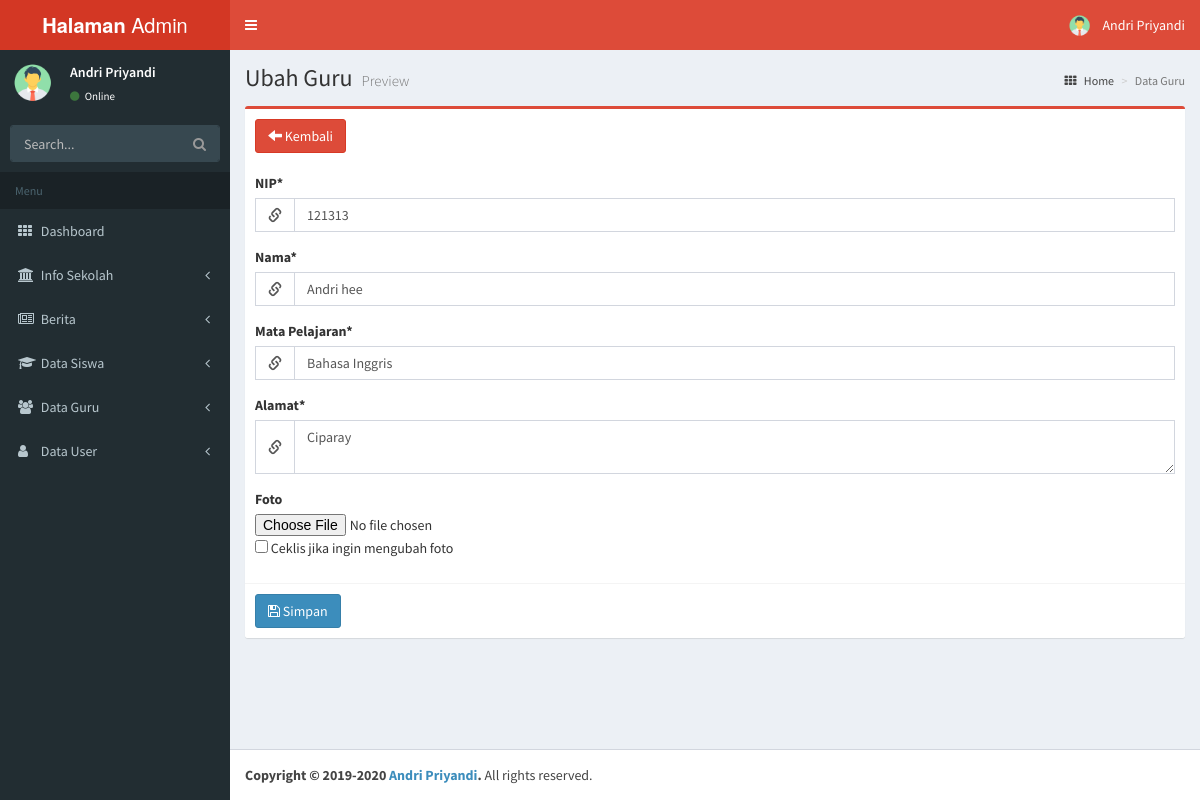
Page /dashboard/admin/fu_guru.php?id=1 (signed in) on the committed database.
### tables this page shows
CREATE TABLE `user` (
  `id` int(11) NOT NULL,
  `nama` varchar(100) NOT NULL,
  `username` varchar(100) NOT NULL,
  `password` varchar(100) NOT NULL,
  `level` varchar(100) NOT NULL,
  `foto` varchar(255) NOT NULL
);

CREATE TABLE `guru` (
  `id` int(11) NOT NULL,
  `nip` varchar(255) NOT NULL,
  `nama` varchar(255) NOT NULL,
  `mataPelajaran` varchar(255) NOT NULL,
  `alamat` varchar(255) NOT NULL,
  `foto` varchar(255) NOT NULL
);

### dashboard/admin/fu_guru.php (the view, shortened to what this page needs)
<?php include "_partials/meta.php"; ?>
<?php include "_partials/head.php"; ?>
<?php include "_partials/sidebar.php";?>
<?php
    include "../conf/koneksi.php";
    $id = $_GET['id'];
    $query = "SELECT * FROM guru WHERE id ='".$id."' ";
    $sql = mysqli_query($koneksi, $query);
    $data = mysqli_fetch_array($sql);
?>
    <div class="wrapper">
      <div class="content-wrapper">
        <section class="content-header">
          <h1>Ubah Guru <small>Preview</small></h1>
          <ol class="breadcrumb">
            <li><a href="index.php"><i class="fa fa-th"></i> Home</a></li>
            <li class="active">Data Guru</li>
          </ol>
        </section>
        <section class="content">
          <div class="row">
            <div class="col-md-12">
              <div class="box box-danger">
                <div class="box-header">
                  <h3 class="box-title"><a href="list_guru.php" class="btn btn-danger"><i class="glyphicon glyphicon-arrow-left"></i> Kembali</a></h3>
                </div>
                <form role="form" action="proses/pu_guru.php?id= <?php echo $data['id'] ?>" method="post" enctype="multipart/form-data">
                  <div class="box-body">
                    <div class="form-group">
                      <label>NIP*</label>
                      <div class="input-group">
                      <div class="input-group-addon">
                        <i class="glyphicon glyphicon-link"></i>
                      </div>
                      <input type="text" class="form-control" name="nip" value="<?php echo $data['nip']; ?>">
                    </div>
                    </div>
                    <div class="form-group">
                      <label>Nama*</label>
                      <div class="input-group">
                      <div class="input-group-addon">
                        <i class="glyphicon glyphicon-link"></i>
                      </div>
                      <input type="text" name="nama" class="form-control" value="<?php echo $data['nama']; ?>">
                    </div>
                    </div>
                    <div class="form-group">
                      <label>Mata Pelajaran*</label>
                      <div class="input-group">
                      <div class="input-group-addon">
                        <i class="glyphicon glyphicon-link"></i>
                      </div>
                      <input type="text" name="mataPelajaran" class="form-control" value="<?php echo $data['mataPelajaran']; ?>">
                    </div>
                    </div>
                    <div class="form-group">
                      <label>Alamat*</label>
                      <div class="input-group">
                      <div class="input-group-addon">
                        <i class="glyphicon glyphicon-link"></i>
                      </div>
                      <textarea class="form-control" name="alamat"><?php echo $data['alamat']; ?></textarea>
                    </div>
                    </div>
                    <div class="form-group">
                      <label>Foto</label>
                      <input type="file" name="foto">
                      <input type="checkbox" name="ubah_foto" value="true"> Ceklis jika ingin mengubah foto<br>
                    </div>
                  </div>
                  <div class="box-footer">
                    <button type="submit" class="btn btn-primary" value="simpan"><i class="fa fa-save"></i> Simpan</button>
                  </div>
                </form>
              </div>
            </div>
        </section>
      </div>
      <?php include "_partials/footer.php"; ?>
    </div>
  </body>
</html>

### dashboard/admin/_partials/head.php (shortened to what this page needs)
<header class="main-header">
  <a href="#" class="logo">
    <span class="logo-lg"><b>Halaman</b> Admin</span>
  </a>
  <nav class="navbar navbar-static-top" role="navigation">
    <a href="#" class="sidebar-toggle" data-toggle="offcanvas" role="button">
    </a>
    <div class="navbar-custom-menu">
      <ul class="nav navbar-nav">
        <li class="dropdown user user-menu">
          <a href="#" class="dropdown-toggle" data-toggle="dropdown">
            <img src="proses/images/<?= $data['foto']; ?>" class="user-image" alt="User Image"/>
            <span class="hidden-xs"><?php echo $data['nama']; ?></span>
          </a>
        </li>
      </ul>
    </div>
  </nav>
</header>

### dashboard/admin/_partials/sidebar.php (shortened to what this page needs)
<aside class="main-sidebar">
  <section class="sidebar">
    <div class="user-panel">
      <div class="pull-left image">
        <img src="proses/images/<?= $data['foto']; ?>" class="img-circle" alt="User Image" />
      </div>
      <div class="pull-left info">
        <p><?php echo $data['nama']; ?></p>
        <a href="#"><i class="fa fa-circle text-success"></i> Online</a>
      </div>
    </div>
          <form action="#" method="get" class="sidebar-form">
            <div class="input-group">
              <input type="text" name="q" class="form-control" placeholder="Search..."/>
              <span class="input-group-btn">
                <button type='submit' name='search' id='search-btn' class="btn btn-flat"><i class="fa fa-search"></i></button>
              </span>
            </div>
          </form>
    <ul class="sidebar-menu">
      <li class="header">Menu</li>
      <li class=" <?php if($page == 'Home'){ echo 'active'; } ?>">
        <a href="index.php">
          <i class="fa fa-th"></i> <span>Dashboard</span>
        </a>
      </li>
      <li class="<?php if($page == 'EditHome' || $page == 'EditSP' || $page == 'EditPS' || $page == 'EditAbout' || $page == 'Kontak' ){ echo 'active'; } ?>">
        <a href="#">
          <i class="fa fa-university"></i>
          <span>Info Sekolah</span>
          <i class="fa fa-angle-left pull-right"></i>
        </a>
      </li>
      <li class="<?php if($page == 'Berita' || $page == 'TampilanBerita' ){ echo 'active'; } ?>">
        <a href="#">
          <i class="fa fa-newspaper-o"></i> <span>Berita</span>
          <i class="fa fa-angle-left pull-right"></i>
        </a>
      </li>
      <li class=" <?php if($page == 'TambahSiswa' || $page == 'ListSiswa' ){ echo 'active'; } ?>">
        <a href="#">
          <i class="fa fa-mortar-board"></i>
          <span>Data Siswa</span>
          <i class="fa fa-angle-left pull-right"></i>
        </a>
      </li>
      <li class="<?php if($page == 'TambahGuru' || $page == 'ListGuru' ){ echo 'active'; } ?>">
        <a href="#">
          <i class="fa fa-group"></i> <span>Data Guru</span>
          <i class="fa fa-angle-left pull-right"></i>
        </a>
      </li>
      <li class="<?php if($page == 'TambahUser' || $page == 'ListUser' ){ echo 'active'; } ?>">
        <a href="#">
          <i class="fa fa-user"></i> <span>Data User</span>
          <i class="fa fa-angle-left pull-right"></i>
        </a>
      </li>
  </section>
</aside>

### rows in the picture
user: foto (picture), nama "Andri Priyandi"
guru: nip "121313", nama "Andri hee", mataPelajaran "Bahasa Inggris", alamat "Ciparay"
